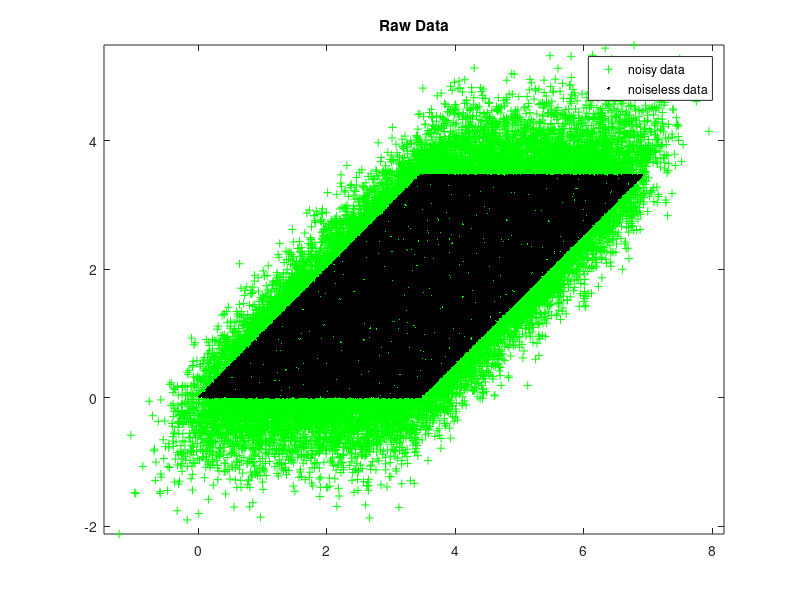

This chart was generated by the following MATLAB code: (Note: this script raises an error after producing the figure.)
% - Add Amari index part for each preprocessing method.
%
% Liyan for NIPS16 on 04-11-2016
%  last updated: 04-11-2016
% %%%%%%%%%%%%%%%%%%%%%%%%%%%%%%%%%%%%%%%%%%%%%%%%%%%%%%%%%%%%%%%%%%%%%%%
%%function demo_giica()
% function demo_giica()
% This is a demo script for the GIICA routine.  It produces data (both the
% underlying clean set of data (uniform vs. uniform) and a perturbed
% noisy data that includes the additive Gaussian noise).  Then, the noisy
% data is run through GI-ICA after various preprocessing ideas including:
%   - k4 pseudo inner product -- This is not a preprocessing step, but
%       instead uses fourth cumulant information to set up an "inner
%       product space" (which may have negative values of < x, x >) in
%       which the cumulant based gradient iteration ICA can be run.  This
%       tends to produce more accurate results than
%       quasi-orthogonalization, and avoids some numerical issues.
%   - quasi-orthogonalization -- Fourth cumulant based preprocessing step
%       which approximately orthogonalizes the underlying independent
%       components.
%   - whitening -- Preprocesses the data using covariance information in
%       order to make it have identity covariance.  In the noise free
%       setting (no additive Gaussian noise), this is valid and preferred
%       for orthogonalizing the latent source signals.  However, it is not
%       invaraint to Gaussian noise.
% The demixing are then displayed with the demixing matrix applied both to
% the noisy data used by the ICA algorithm and to the underlying noise-free
% data.
%
% In practice, the user would only have access to the noisy data.

    % Toggle to 1 in order to repeat the previous run.  Note that this
    % saves to the same file as used by the other demo script.
    UsePriorRun = 0;

    if UsePriorRun
        load('vars')
        rng(status);
    else
        status = rng;
        rng(status);
    end
    %%save('vars')

    samples = 50000; %5000;
    NoiseMagnitude = 0.5;

    S = (rand(2, samples))*2*sqrt(3);
    A = [1 1
        0 1];
    Sigma = [1 1
        1 2] / 2.6180;
    X = A*S;
    X2 = X + mvnrnd(zeros(2, samples)', NoiseMagnitude*Sigma)';

    figure(1);
    plot(X2(1, :), X2(2, :), 'g+', X(1, :), X(2, :), 'k.');
    title('Raw Data');
    legend('noisy data', 'noiseless data');
    axis('equal');

    %% Test the GI-ICA interface function
    [S2, A_inv, b] = GIICA(X2, 'whiten', 'verbose', 3, 'SINR variant', 0);
     S = A_inv*(X - repmat(b, 1, samples));
    
    % No-1 normal whitening
    % Amari error: LY
    P = A_inv * A ;                       % permutation matrix
    id_ = 1; 
	Amari(id_) = Amari_index_ISA(P, [1,1], 'uniform', 2);  % traditional Amari-index 
     
    figure(2);
    plot(S2(1, :), S2(2, :), 'g+', S(1, :), S(2, :), 'k.');
    title({'demixed data (standard whitening & GI-ICA)',...
        'Demixing matrix determined using only the noisy data.'});
    legend('noisy data', 'noiseless data');
    axis('equal');

    %% Test the GI-ICA interface function
    [S2, A_inv, b] = GIICA(X2, 'quasi-orthogonalize',  'SINR variant', 0, 'verbose', 3);
     S = A_inv*(X - repmat(b, 1, samples));

    % No-2 GI-ICA, NIPS13
    % Amari error: LY
    P = A_inv * A ;                       % permutation matrix
    id_ = id_ + 1; 
	Amari(id_) = Amari_index_ISA(P, [1,1], 'uniform', 2);  % traditional Amari-index  
     
    figure(3);
    plot(S2(1, :), S2(2, :), 'g+', S(1, :), S(2, :), 'k.');
    title({'demixed data (quasi-orthogonalization & GI-ICA)',...
        'Demixing matrix determined using only the noisy data.'});
    legend('noisy data', 'noiseless data');
    axis('equal');

    %% Test the PEGI (pseudo-Euclidean gradient iteration) interface (4th cumulant)
    [S2, A_inv, b] = GIICA(X2, 'pseudo-Euclidean IP',  'SINR variant', 0, 'verbose', 3);
     S = A_inv*(X - repmat(b, 1, samples));

    % No-3 PEGI+normal
    % Amari error: LY
    P = A_inv * A ;                       % permutation matrix
    id_ = id_ + 1; 
	Amari(id_) = Amari_index_ISA(P, [1,1], 'uniform', 2);  % traditional Amari-index  
    
    figure(4);
    plot(S2(1, :), S2(2, :), 'g+', S(1, :), S(2, :), 'k.');
    title({'demixed data (k4 pseudo-Euclidean gradient iteration)',...
        'Demixing matrix determined using only the noisy data.'});
    legend('noisy data', 'noiseless data');
    axis('equal');

    %% Test the PEGI interface with SINR demixing (4th cumulant)
    [S2, A_inv, b] = GIICA(X2, 'pseudo-Euclidean IP', 'SINR variant', 1, 'verbose', 3);
     S = A_inv*(X - repmat(b, 1, samples));

    % No-4 PEGI+SINR
    % Amari error: LY
    P = A_inv * A ;                       % permutation matrix
    id_ = id_ + 1; 
	Amari(id_) = Amari_index_ISA(P, [1,1], 'uniform', 2);  % traditional Amari-index  
     
    figure(5);
    plot(S2(1, :), S2(2, :), 'g+', S(1, :), S(2, :), 'k.');
    title({'SINR optimal demixed data (k4 pseudo-Euclidean gradient iteration)',...
        'Demixing matrix determined using only the noisy data.'});
    legend('noisy data', 'noiseless data');
    axis('equal');

    %% Test the PEGI interface (3rd cumulant)
    X = A * exprnd(ones(2, samples));
    X2 = X + mvnrnd(zeros(2, samples)', NoiseMagnitude*Sigma)';

    [S2, A_inv, b] = GIICA(X2, 'pseudo-Euclidean IP', 'contrast', 'k3', 'SINR variant', 0, 'verbose', 3);
    S = A_inv*(X - repmat(b, 1, samples));

    % No-5
    % Amari error: LY
    P = A_inv * A ;                       % permutation matrix
    id_ = id_ + 1; 
	Amari(id_) = Amari_index_ISA(P, [1,1], 'uniform', 2);  % traditional Amari-index  
    Amari = Amari(:);
    
    figure(6);
    
    plot(S2(1, :), S2(2, :), 'g+', S(1, :), S(2, :), 'k.');
    title({'demixed data (k3 pseudo-Euclidean gradient iteration)',...
        'Demixing matrix determined using only the noisy data.', ...
        'Underlying sources follow the exponential distribution'});
    legend('noisy data', 'noiseless data');
    axis('equal');

% % end